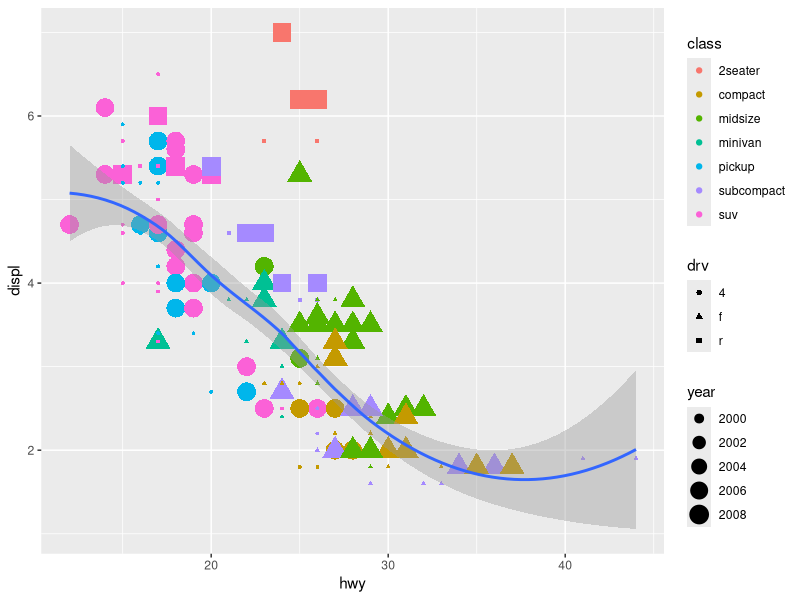

Reproduce this figure in R.
## ---- chunk 1
knitr::opts_chunk$set(echo = TRUE)
## ---- chunk 2
suppressMessages(library("tidyverse"))
MPG <- mpg

## ---- chunk 3
class <- MPG$class
classf <- factor(class)
city <- MPG$cty
highway <- MPG$hwy
meancty <- tapply(city,classf,mean)
meanhwy <- tapply(highway,classf,mean)
knitr::kable(cbind(meancty,meanhwy))
## ---- chunk 4


## ---- chunk 5
ggplot(data = mpg) + 
  geom_point(mapping = aes(x = hwy,y = displ, shape = drv, color = class,size = year))+
  geom_smooth(mapping = aes(x = hwy, y = displ))
